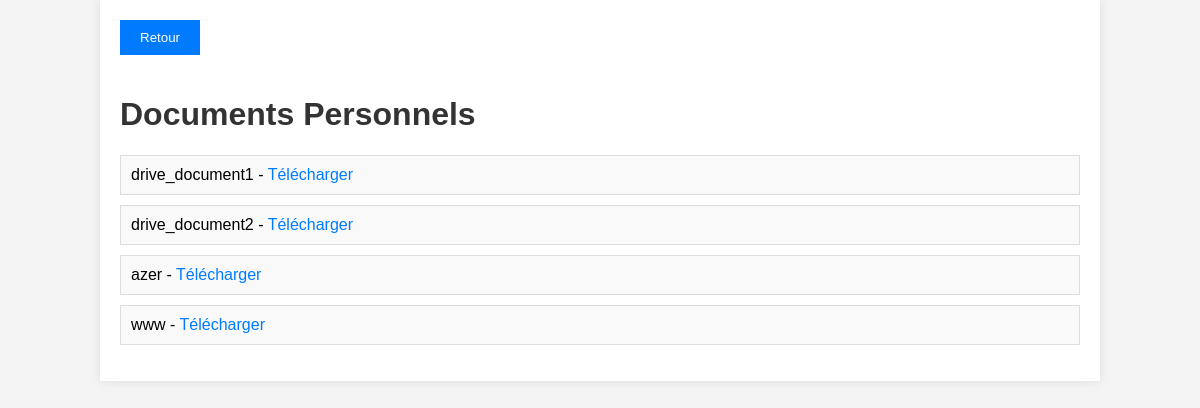
Page /folder/1/ (signed in) on the committed database.
### drive/models.py (models this page shows, shortened)
class Dossier(models.Model):
    nom = models.CharField(max_length=100)
    utilisateur = models.ForeignKey(User, on_delete=models.CASCADE)
    date_creation = models.DateTimeField(auto_now_add=True)

class Document(models.Model):
    nom = models.CharField(max_length=255)
    type_fichier = models.CharField(max_length=50)
    date_ajout = models.DateTimeField(auto_now_add=True)
    taille_fichier = models.PositiveIntegerField()
    fichier = models.FileField(upload_to='')  # On définira le dossier dynamiquement
    utilisateur = models.ForeignKey(User, on_delete=models.CASCADE)
    dossier = models.ForeignKey(Dossier, null=True, blank=True, on_delete=models.CASCADE)

### drive/views.py (the view)
# urls.py: path('folder/<int:folder_id>/', folder_document_list, name='folder_documents'),
@login_required
def folder_document_list(request, folder_id):
    dossier = get_object_or_404(Dossier, id=folder_id, utilisateur=request.user)  # Récupère le dossier
    documents = Document.objects.filter(dossier_id=dossier.id)  # Filtrer les documents par dossier
    return render(request, 'folder_documents.html', {'dossier': dossier, 'documents': documents})

### drive/templates/folder_documents.html (shortened to what this page needs)
<!DOCTYPE html>
<html lang="fr">
  <head>
  </head>
  <body>
    <div class="container">
      <button onclick="goBack()">Retour</button>
      <h1>{{ dossier.nom }}</h1>
      {% if documents %}
      <ul>
        {% for document in documents %}
        <li>
          {{ document.nom }} -
          <a href="{% url 'download_file' document.id %}">Télécharger</a>
        </li>
        {% endfor %}
      </ul>
      {% else %}
      <p>Aucun fichier trouvé dans ce dossier.</p>
      {% endif %}
    </div>
  </body>
</html>

### drive/templates/folder_documents.html (style rules this page uses)
body { font-family: Arial, sans-serif; margin: 0; padding: 0; background-color: #f4f4f4; }
.container { width: 80%; margin: 0 auto; padding: 20px; background-color: #fff; box-shadow: 0 0 10px rgba(0, 0, 0, 0.1); }
h1 { color: #333; }
button { background-color: #007bff; color: white; border: none; padding: 10px 20px; cursor: pointer; margin-bottom: 20px; }
ul { list-style-type: none; padding: 0; }
li { background-color: #f9f9f9; margin: 10px 0; padding: 10px; border: 1px solid #ddd; }
a { color: #007bff; text-decoration: none; }

### rows in the picture
Dossier: nom "Documents Personnels"
Document: nom "drive_document1"
Document: nom "drive_document2"
Document: nom "azer"
Document: nom "www"
